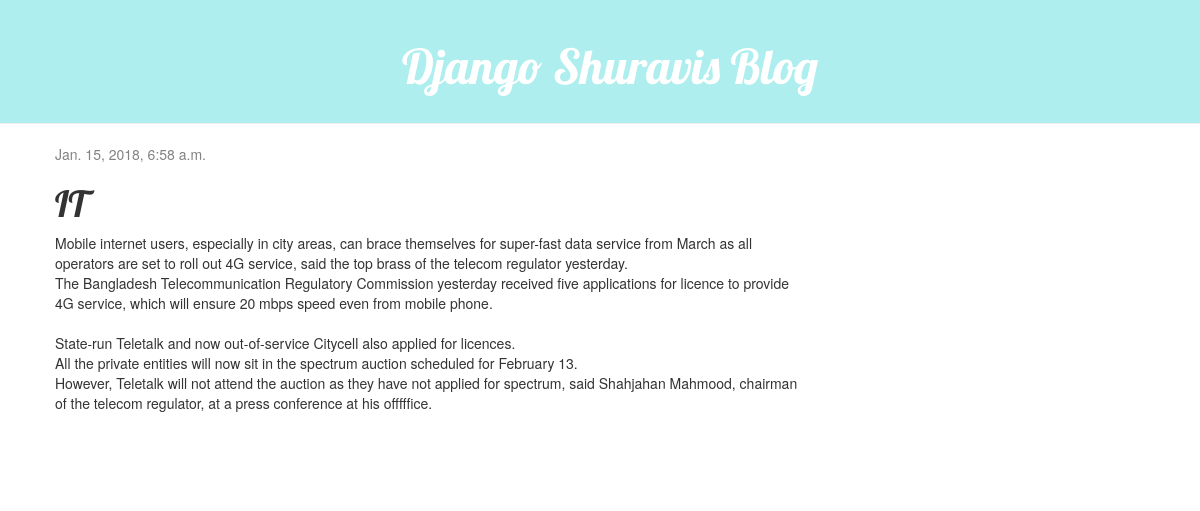
Page /post/20/ on the committed database.
### blog/models.py (models this page shows, shortened)
class Post(models.Model):
    author = models.ForeignKey('auth.User')
    title = models.CharField(max_length=200)
    text = models.TextField()
    created_date = models.DateTimeField(
            default=timezone.now)
    published_date = models.DateTimeField(
            blank=True, null=True)

### blog/views.py (the view)
# urls.py: url(r'^post/(?P<pk>\d+)/$', views.post_detail, name='post_detail'),
def post_detail(request, pk):
    post = get_object_or_404(Post, pk=pk)
    return render(request, 'blog/post_detail.html', {'post': post})

### blog/templates/blog/post_detail.html (shortened to what this page needs)
{% extends 'blog/base.html' %}
{% block content %}
    <div class="post">
        {% if post.published_date %}
            <div class="date">
                {{ post.published_date }}
            </div>
        {% endif %}
        <h1>{{ post.title }}</h1>
        <p>{{ post.text|linebreaksbr }}</p>
    </div>
{% endblock %}

### blog/static/css/blog.css (style rules this page uses)
h1, h2, h3, h4 { font-family: 'Lobster', cursive; }
.date { color: #828282; }
.post { margin-bottom: 70px; }

### rows in the picture
Post: published_date "Jan. 15, 2018, 6:58 a.m.", title "IT", text "Mobile internet users, especially in city areas, can brace themselves for super-fast data service from March as all operators are set to roll out 4G service, said the top brass of the telecom regulator yesterday. The Bangladesh Telecommunication Regulatory Commission yesterday received five applications for licence to provide 4G service, which will ensure 20 mbps speed even from mobile phone. State-run Teletalk and now out-of-service Citycell also applied for licences. All the private entities will now sit in the spectrum auction scheduled for February 13. However, Teletalk will not attend the auction as they have not applied for spectrum, said Shahjahan Mahmood, chairman of the telecom…"
